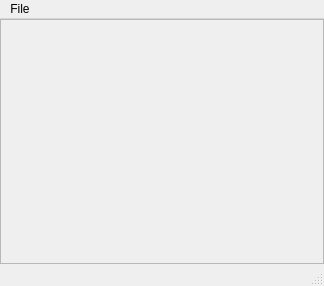
<?xml version="1.0" encoding="UTF-8"?>
<ui version="4.0">
 <class>MainWindow</class>
 <widget class="QMainWindow" name="MainWindow">
  <property name="geometry">
   <rect>
    <x>0</x>
    <y>0</y>
    <width>324</width>
    <height>286</height>
   </rect>
  </property>
  <property name="unifiedTitleAndToolBarOnMac">
   <bool>false</bool>
  </property>
  <widget class="QWidget" name="centralwidget">
   <layout class="QHBoxLayout" name="horizontalLayout">
    <property name="leftMargin">
     <number>0</number>
    </property>
    <property name="topMargin">
     <number>0</number>
    </property>
    <property name="rightMargin">
     <number>0</number>
    </property>
    <property name="bottomMargin">
     <number>0</number>
    </property>
    <item>
     <widget class="QScrollArea" name="scrollArea">
      <property name="lineWidth">
       <number>0</number>
      </property>
      <property name="widgetResizable">
       <bool>true</bool>
      </property>
      <widget class="QWidget" name="scrollAreaWidgetContents">
       <property name="geometry">
        <rect>
         <x>0</x>
         <y>0</y>
         <width>322</width>
         <height>241</height>
        </rect>
       </property>
       <layout class="QHBoxLayout" name="horizontalLayout_2">
        <property name="leftMargin">
         <number>0</number>
        </property>
        <property name="topMargin">
         <number>0</number>
        </property>
        <property name="rightMargin">
         <number>0</number>
        </property>
        <property name="bottomMargin">
         <number>0</number>
        </property>
        <item>
         <widget class="QLabel" name="imageLabel">
          <property name="text">
           <string/>
          </property>
          <property name="alignment">
           <set>Qt::AlignCenter</set>
          </property>
         </widget>
        </item>
       </layout>
      </widget>
     </widget>
    </item>
   </layout>
  </widget>
  <widget class="QMenuBar" name="menubar">
   <property name="geometry">
    <rect>
     <x>0</x>
     <y>0</y>
     <width>324</width>
     <height>22</height>
    </rect>
   </property>
   <widget class="QMenu" name="menuFile">
    <property name="title">
     <string>File</string>
    </property>
    <addaction name="actionOpen"/>
    <addaction name="actionExit"/>
   </widget>
   <addaction name="menuFile"/>
  </widget>
  <widget class="QStatusBar" name="statusbar"/>
  <action name="actionOpen">
   <property name="text">
    <string>Open...</string>
   </property>
  </action>
  <action name="actionExit">
   <property name="text">
    <string>Exit</string>
   </property>
   <property name="menuRole">
    <enum>QAction::QuitRole</enum>
   </property>
  </action>
 </widget>
 <resources/>
 <connections/>
</ui>
